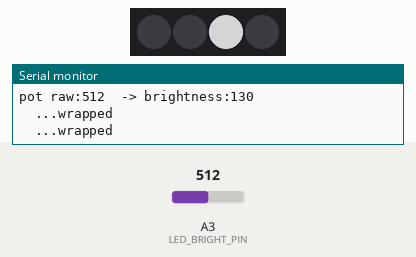
This sketch was run on a simulated Arduino Nano, built with avr-gcc and run on an emulated ATmega328P. On the bench: 4 RGB LEDs in strip order, left to right, the last lines printed to the serial monitor. Inputs (shaded band) come from the test bench; at power-on: A3 (LED_BRIGHT_PIN) = 512. Dim RGB values are drawn brighter than linear.

Above: at 1.46 s.
1.5 s: A3 (LED_BRIGHT_PIN) set to 716
At 4.27 s:
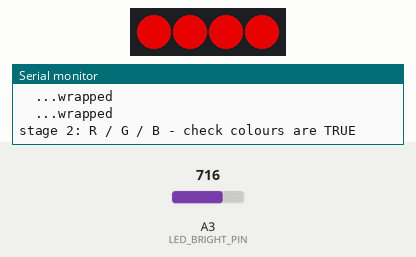
4.5 s: A3 (LED_BRIGHT_PIN) set to 900
At 5.3 s:
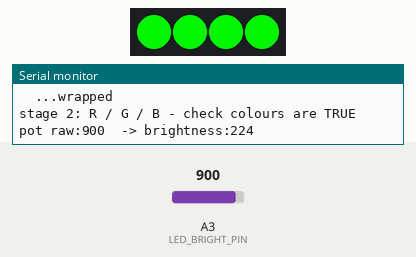
7.5 s: A3 (LED_BRIGHT_PIN) set to 1023
At 8.8 s:
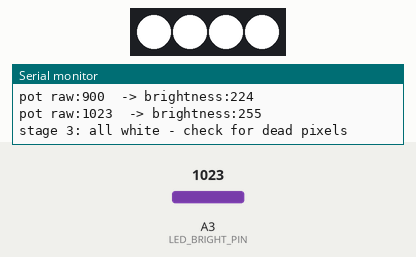
9.5 s: A3 (LED_BRIGHT_PIN) set to 122
At 12.14 s:
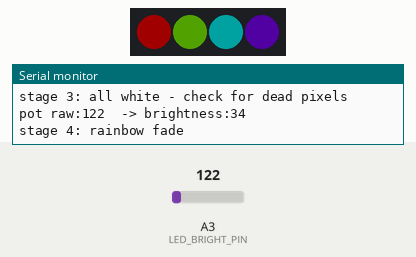
12.5 s: A3 (LED_BRIGHT_PIN) set to 0
At 13.64 s:
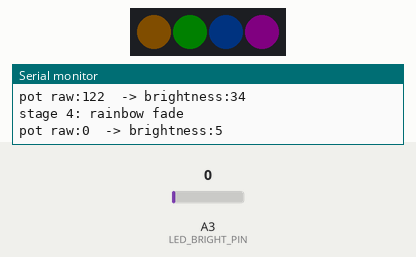
Timing chart, 0 to 19.5 s (numbered marks = the images above; inputs shaded):
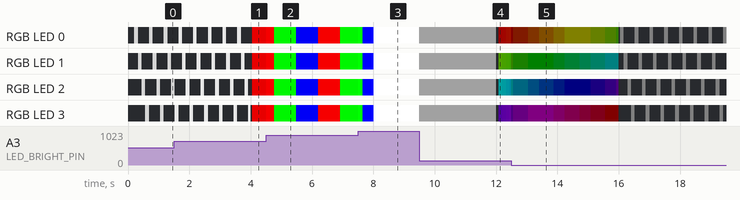

The sketch:

Test_NeoPixel.ino
```cpp
/*
 *   Nova SM3 - Bench Test: NeoPixel "eyes" + brightness trim pot
 *   TARGET BOARD: Arduino Nano   (slave)
 *
 *   Pins match Nova-SM3_nano-v5.1:
 *     LED_EYES_PIN    = 2    (4 pixels, NEO_GRB + NEO_KHZ800)
 *     LED_BRIGHT_PIN  = A3   (brightness trim pot, analog in)
 *
 *   *** WIRING NOTE ***
 *   WS2812s want 5V data. A Nano drives that fine. If pixels flicker or show
 *   wrong colours, the usual causes are: no common ground between the LED
 *   supply and the Nano, no ~330R in series on the data line, or no 1000uF
 *   cap across the LED supply.
 *
 *   PASS CRITERIA:
 *     - the walk test lights pixels 0,1,2,3 IN ORDER (proves index mapping)
 *     - R/G/B test shows true red, green, blue - if red and green swap, the
 *       strip is RGB not GRB, change NEO_GRB below
 *     - turning the pot smoothly changes brightness
 */

#include <Adafruit_NeoPixel.h>

#define LED_EYES_PIN   2
#define LED_EYES_NUM   4
#define LED_BRIGHT_PIN A3

Adafruit_NeoPixel led_eyes = Adafruit_NeoPixel(LED_EYES_NUM, LED_EYES_PIN, NEO_GRB + NEO_KHZ800);

int rgb_bright = 80;      // matches the slave sketch default
byte usePot    = 1;

int stage = 0;
unsigned long lastStage = 0;
const unsigned int stageInterval = 4000;

unsigned long lastStep = 0;
int step = 0;

void allOff() {
  for (int i = 0; i < LED_EYES_NUM; i++) led_eyes.setPixelColor(i, 0, 0, 0);
  led_eyes.show();
}

void setup() {
  pinMode(LED_BRIGHT_PIN, INPUT);

  Serial.begin(115200);
  delay(200);

  Serial.println(F("\n=== Nova SM3 :: NeoPixel test (Arduino Nano) ==="));
  Serial.print(F("data pin=")); Serial.print(LED_EYES_PIN);
  Serial.print(F("  pixels=")); Serial.print(LED_EYES_NUM);
  Serial.print(F("  brightness pot=A")); Serial.println(3);
  Serial.println();

  led_eyes.begin();
  led_eyes.setBrightness(rgb_bright);
  allOff();

  Serial.println(F("stage 1: walk - pixels light 0,1,2,3 in order"));
}

void loop() {
  // --- live brightness from trim pot ---
  if (usePot) {
    static int lastB = -1;
    int raw = analogRead(LED_BRIGHT_PIN);
    int b   = map(raw, 0, 1023, 5, 255);
    if (abs(b - lastB) > 4) {          // hysteresis, pots are noisy
      lastB = b;
      rgb_bright = b;
      led_eyes.setBrightness(rgb_bright);
      led_eyes.show();
      Serial.print(F("pot raw:")); Serial.print(raw);
      Serial.print(F("  -> brightness:")); Serial.println(rgb_bright);
    }
  }

  // --- stage advance ---
  if (millis() - lastStage > stageInterval) {
    lastStage = millis();
    stage = (stage + 1) % 4;
    step = 0;
    allOff();
    switch (stage) {
      case 0: Serial.println(F("stage 1: walk - pixels light 0,1,2,3 in order")); break;
      case 1: Serial.println(F("stage 2: R / G / B - check colours are TRUE")); break;
      case 2: Serial.println(F("stage 3: all white - check for dead pixels")); break;
      case 3: Serial.println(F("stage 4: rainbow fade")); break;
    }
  }

  if (millis() - lastStep < 120) return;
  lastStep = millis();

  switch (stage) {

    case 0: {   // walk one pixel at a time
      allOff();
      int p = step % LED_EYES_NUM;
      led_eyes.setPixelColor(p, 255, 255, 255);
      led_eyes.show();
      if (step % LED_EYES_NUM == 0 && step) Serial.println(F("  ...wrapped"));
      step++;
      break;
    }

    case 1: {   // primaries, all pixels
      int phase = (step / 6) % 3;
      for (int i = 0; i < LED_EYES_NUM; i++) {
        led_eyes.setPixelColor(i,
          phase == 0 ? 255 : 0,
          phase == 1 ? 255 : 0,
          phase == 2 ? 255 : 0);
      }
      led_eyes.show();
      step++;
      break;
    }

    case 2: {   // solid white
      for (int i = 0; i < LED_EYES_NUM; i++) led_eyes.setPixelColor(i, 255, 255, 255);
      led_eyes.show();
      break;
    }

    case 3: {   // rainbow
      for (int i = 0; i < LED_EYES_NUM; i++) {
        led_eyes.setPixelColor(i, led_eyes.ColorHSV(
          (uint16_t)(((step * 512) + (i * 65536L / LED_EYES_NUM)) % 65536)));
      }
      led_eyes.show();
      step++;
      break;
    }
  }
}
```
